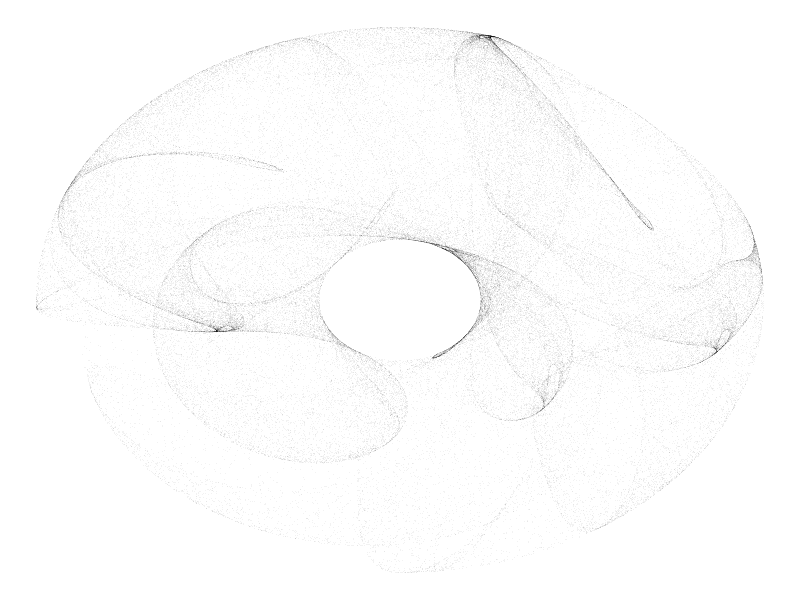

Here is the R script that generated this plot: (Note: this script raises an error after producing the figure.)
library(ggplot2)
library(magrittr)
library(here)

twirly_logo <- function(n, x_1, y_1, a, b) {
  
  # create empty vectors
  x <- vector(mode = "double", length = n)
  y <- vector(mode = "double", length = n)
  
  # starting values
  x[1] <- x_1
  y[1] <- y_1
  
  # populate vectors
  for (i in 2:n) {
    
    x[i] <- a*cos(x[i-1]) + 1 - b*sin(y[i-1])
    y[i] <- a*sin(x[i-1]) - 1 + b*cos(y[i-1])
    
  }
  
  # create data frame
  data.frame(x = x, y = y)
  
}

twirly_logo(n = 100000, x_1 = 0.1, y_1 = 0.1, a = 1.4, b = 2.2) %>% 
  ggplot() + 
  geom_point(aes(x, y), shape = 16, alpha = 0.05, size = 0.05) + 
  theme_void() +
  ggsave(here("images", "logo.png"), height = 1, width = 1, units = "in")
